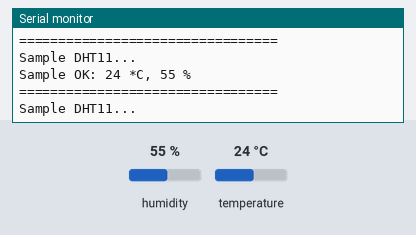
Recording of a sketch running on a simulated Arduino Uno, built with avr-gcc and run on an emulated ATmega328P. Parts: the last lines printed to the serial monitor. The inputs (shaded band) are chosen by the test bench; at power-on: humidity 55 %, temperature 24 °C.

Above: at 1.2 s.
1.3 s: humidity set to 22 %
At 1.4 s:
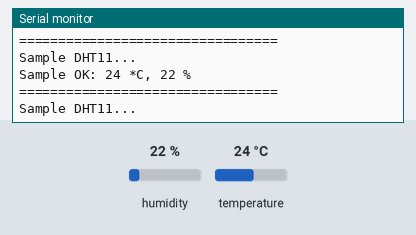
2.8 s: temperature set to 12 °C
At 2.92 s:
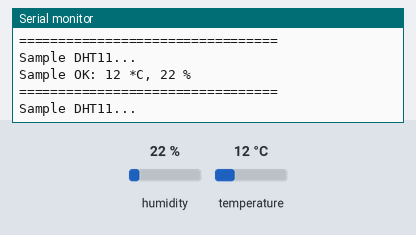
4.3 s: humidity set to 40 %
At 4.35 s:
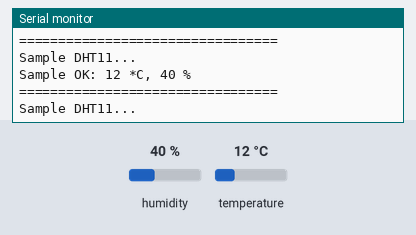
Timing chart, 0 to 7.3 s (numbered marks = the images above; inputs shaded):
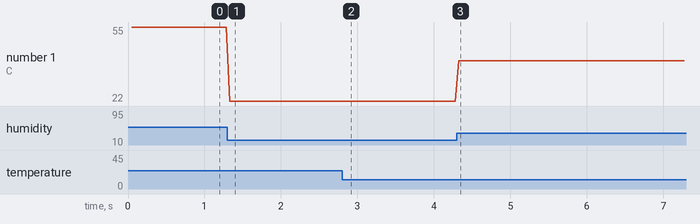

The sketch:

The_Mk1.ino
```cpp
#include <SimpleDHT.h>
// for DHT11,
//      VCC: 5V or 3V
//      GND: GND
//      DATA: 2
const int pinDHT11 = 6;
SimpleDHT11 dht11;

//MOTOR SETUP(BEGIN)
// Clockwise and counter-clockwise definitions.
// Depending on how you wired your motors, you may need to swap.
#define FORWARD 0
#define REVERSE 1

// Motor definitions to make life easier:
#define MOTOR_A 0
#define MOTOR_B 1

// Pin Assignments //
//Default pins:
#define DIRA 2 // Direction control for motor A
#define PWMA 3  // PWM control (speed) for motor A
#define DIRB 4 // Direction control for motor B
#define PWMB 11 // PWM control (speed) for motor B

////Alternate pins:
//#define DIRA 8 // Direction control for motor A
//#define PWMA 9 // PWM control (speed) for motor A
//#define DIRB 7 // Direction control for motor B
//#define PWMB 10 // PWM control (speed) for motor B

//MOTOR SETUP(END)

void setup() {
   Serial.begin(115200);
}

void loop() {

  // MOISTURE DEVICE(START)

  // start working...
  Serial.println("=================================");
  Serial.println("Sample DHT11...");

  // read without samples.
  int temperature2 = readDHTTemperature();
  int humidity2 = readDHTHumidity();

  Serial.print("Sample OK: ");
  Serial.print((int)temperature2); Serial.print(" *C, ");
  Serial.print((int)humidity2); Serial.println(" %");

  //MOISTURE DEVICE(END)

}

// driveArdumoto drives 'motor' in 'dir' direction at 'spd' speed
void driveArdumoto(byte motor, byte dir, byte spd) {
  if (motor == MOTOR_A)
  {
    digitalWrite(DIRA, dir);
    analogWrite(PWMA, spd);
  }
  else if (motor == MOTOR_B)
  {
    digitalWrite(DIRB, dir);
    analogWrite(PWMB, spd);
  }
}

// stopArdumoto makes a motor stop
void stopArdumoto(byte motor) {
  driveArdumoto(motor, 0, 0);
}

// setupArdumoto initialize all pins
void setupArdumoto() {
  // All pins should be setup as outputs:
  pinMode(PWMA, OUTPUT);
  pinMode(PWMB, OUTPUT);
  pinMode(DIRA, OUTPUT);
  pinMode(DIRB, OUTPUT);

  // Initialize all pins as low:
  digitalWrite(PWMA, LOW);
  digitalWrite(PWMB, LOW);
  digitalWrite(DIRA, LOW);
  digitalWrite(DIRB, LOW);
}

int readDHTTemperature(){
  byte temperature = 0;
  byte humidity = 0;
  if (dht11.read(pinDHT11, &temperature, &humidity, NULL)) {
    Serial.print("Read DHT11 failed.");
  }
  return temperature;
}

int readDHTHumidity(){
  byte temperature = 0;
  byte humidity = 0;
  if (dht11.read(pinDHT11, &temperature, &humidity, NULL)) {
    Serial.print("Read DHT11 failed.");
  }
  return humidity;
}
```

Measured:
- after the input at 1.3 s, the serial monitor: prints a new line at once (image 1)
- after the input at 2.8 s, the serial monitor: prints a new line after 0.05 s (image 2)
- after the input at 4.3 s, the serial monitor: prints a new line at once (image 3)
- plotted number 1: 55 → 22 after the input at 1.3 s, 22 → 40 after the input at 4.3 s
